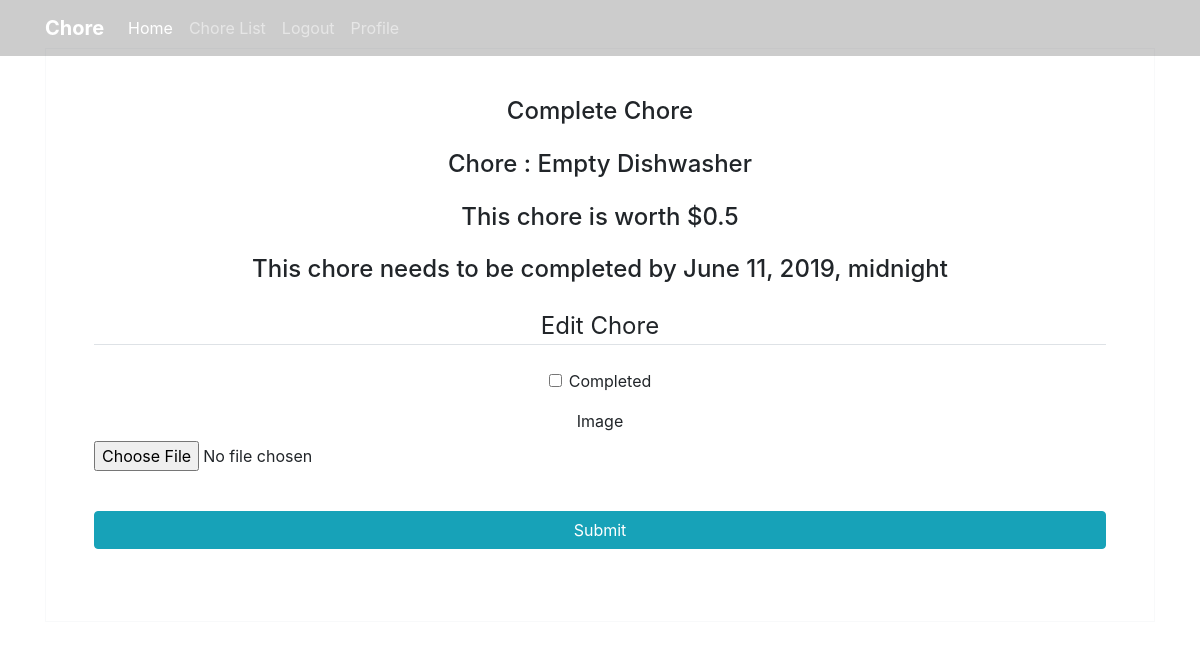
Screenshot of /edit_chore/10/ (signed in) with the database file from the repository.
### chores/models.py (models this page shows)
class Chores(models.Model):
    name = models.CharField(max_length=140)
    time_listed = models.DateTimeField(auto_now_add=True)
    expire_date = models.DateTimeField()
    pay = models.FloatField()
    image = models.ImageField(blank=True, upload_to='images/')
    completed = models.BooleanField(default=False)
    approved = models.BooleanField(default=False)
    owner = models.ForeignKey(settings.AUTH_USER_MODEL, on_delete=models.CASCADE, null=True)
    def __str__(self):
        return self.name

### chores/views.py (the view, shortened to what this page needs)
# urls.py: path("edit_chore/<int:chores_id>/", views.edit_chore, name="edit_chore"),
@login_required
def edit_chore(request, chores_id):
    chore = Chores.objects.get(id=chores_id)
    exp = chore.expire_date
    pay = chore.pay
    if request.user.get_username() == 'admin':
        if request.method != "POST":
            form = ChoreForm(instance=chore)
        else:
            form = ChoreForm(instance=chore, data=request.POST)
            if form.is_valid():
                form.save()
                return HttpResponseRedirect(reverse('chores:chore_list'))
    else:
        if request.method != "POST":
            form = CompleteForm(instance=chore)
    context = {'chore': chore, 'form':form, 'exp' : exp, 'pay' : pay}
    return render(request, 'chores/edit_chore.html', context)

### chores/forms.py
class CompleteForm(forms.ModelForm):
    class Meta:
        model = Chores
        fields = ['completed', 'image']

### chores/templates/chores/edit_chore.html (shortened to what this page needs)
{% extends 'chores/base.html' %}
{% load crispy_forms_tags %}
{% block content %}
<br>
<br>
<form class="text-center border border-light p-5" action="{% url 'chores:edit_chore' chore.id %}" method="post"
    enctype="multipart/form-data">
    <p class="h4 mb-4">Complete Chore</p>
    <p class="h4 mb-4">Chore : {{ chore }}</p>
    <p class="h4 mb-4">This chore is worth ${{pay}}</p>
    <p class="h4 mb-4">This chore needs to be completed by {{exp}}</p>
    <fieldset class="form-group">
        <legend class="border-bottom mb-4">Edit Chore</legend>
        {{ form|crispy }}
    </fieldset>
    <div class="form-group">
        <button class="btn btn-info btn-block my-4" type="submit">Submit</button>
    </div>
</form>
{% endblock %}

### rows the page displays
Chores: name "Empty Dishwasher", pay "0.5", expire_date "June 11, 2019, midnight"
